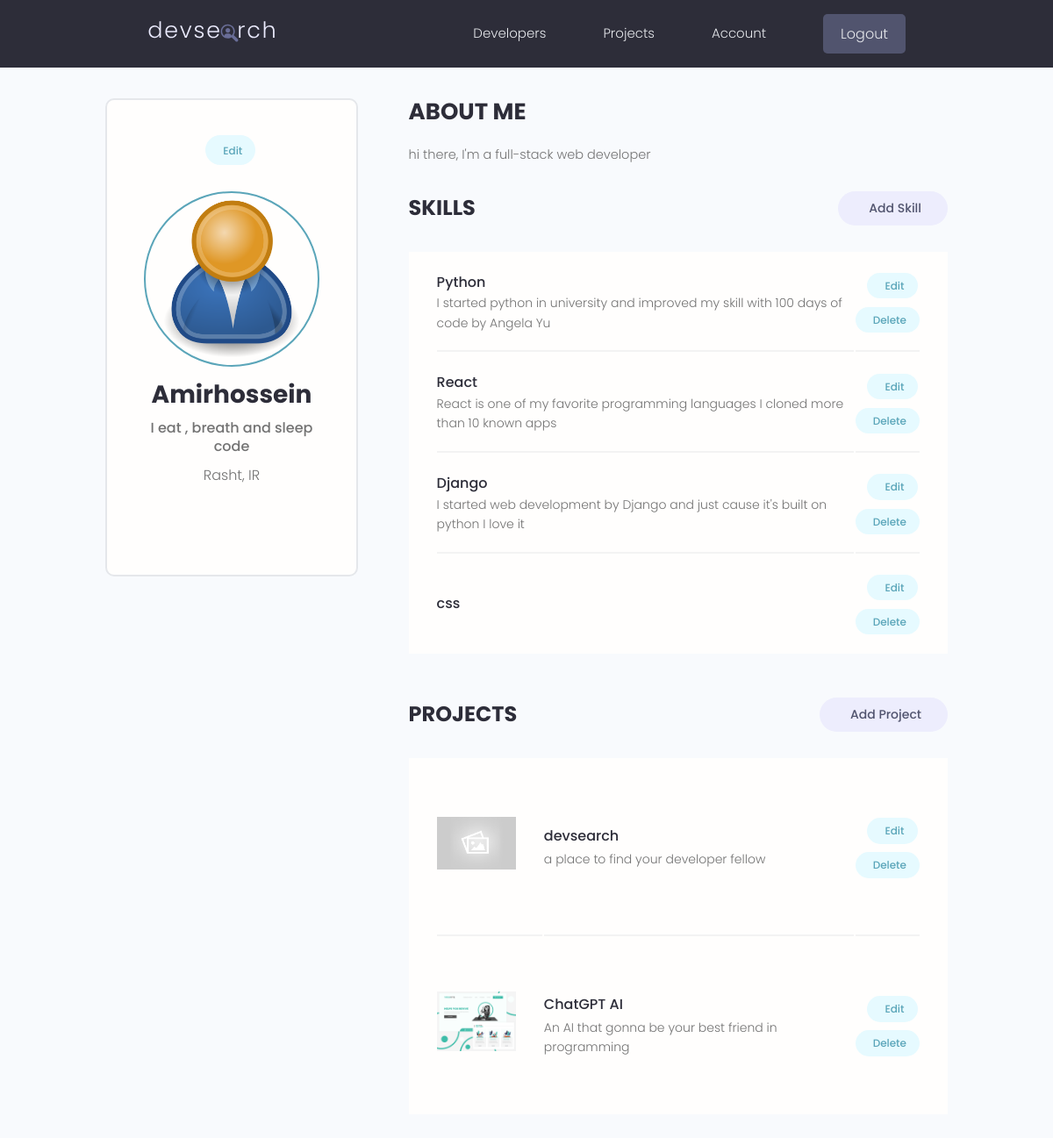
/account/ (signed in), run on an earlier commit of the app's database.
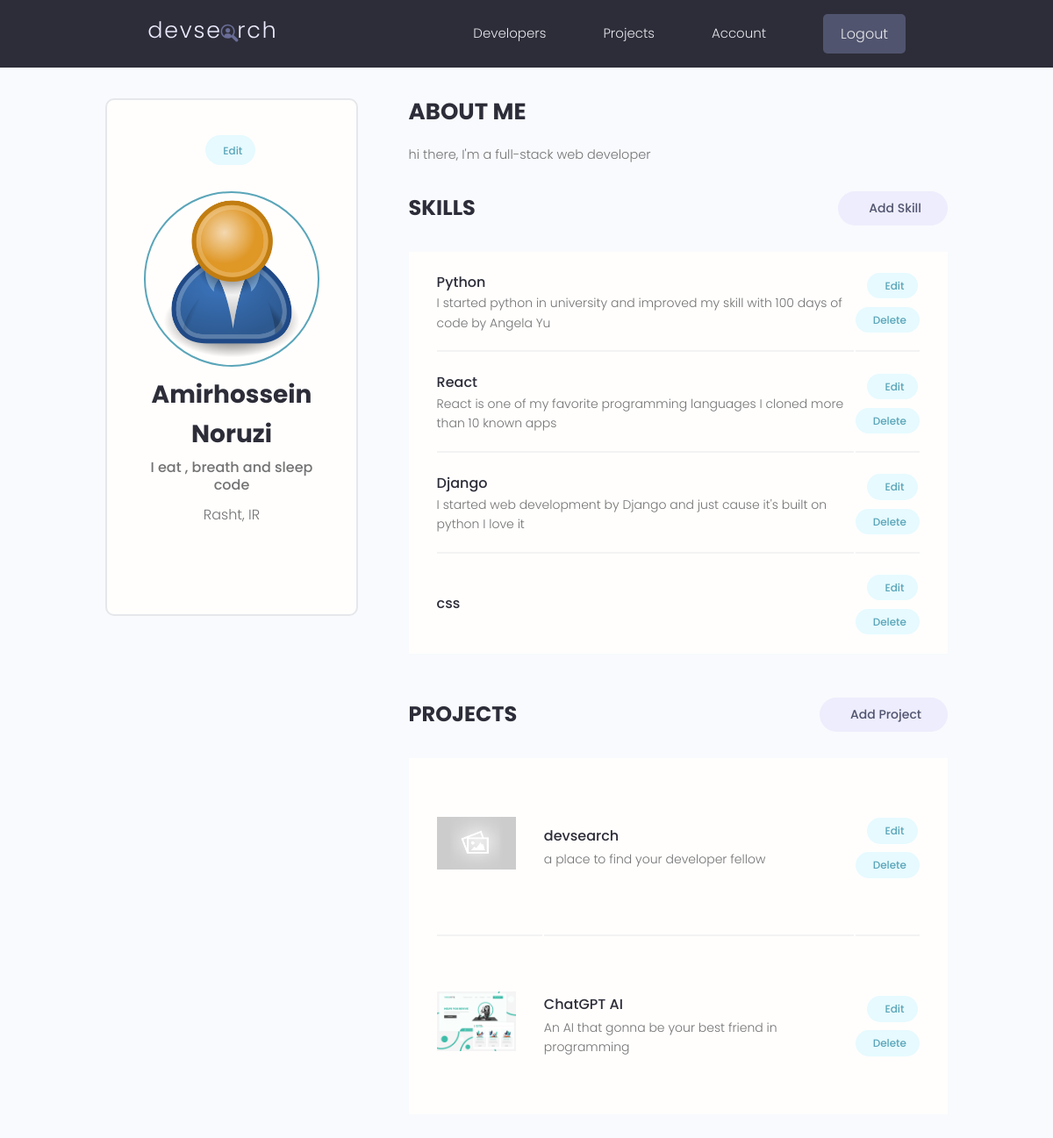
And on a later commit of the database.
### users/models.py (models this page shows, shortened)
class Profile(models.Model):
    user = models.OneToOneField(User, on_delete=models.CASCADE, null=True, blank=True)
    name = models.CharField(max_length=200, null=True, blank=True)
    email = models.EmailField(max_length=500, null=True, blank=True)
    username = models.CharField(max_length=200, null=True, blank=True)
    location = models.CharField(max_length=200, null=True, blank=True)
    short_intro = models.CharField(max_length=200, null=True, blank=True)
    bio = models.TextField(null=True, blank=True)
    profile_image = models.ImageField(default='profiles/user-default.png', upload_to='profiles/', null=True, blank=True)
    social_github = models.CharField(max_length=200, null=True, blank=True)
    social_linkedin = models.CharField(max_length=200, null=True, blank=True)
    social_twitter = models.CharField(max_length=200, null=True, blank=True)
    social_website = models.CharField(max_length=200, null=True, blank=True)
    created = models.DateTimeField(auto_now_add=True)
    id = models.UUIDField(default=uuid.uuid4, primary_key=True, unique=True, editable=False)

### users/views.py (the view)
# urls.py: path('account/', views.userAccount, name='account'),
@login_required(login_url='login')
def userAccount(request):
    profile = request.user.profile
    skills = profile.skill_set.all()
    projects = profile.project_set.all()
    context = {
        'profile': profile,
        'skills': skills,
        'projects': projects,
    }
    return render(request, 'users/account.html', context)

### users/models.py (called while the page is built)
    def __str__(self):
        return str(self.name)

### users/templates/users/account.html (shortened to what this page needs)
{% extends 'base.html' %}
{% block content %}
<main class="settingsPage profile my-md">
    <div class="container">
      <div class="layout">
        <div class="column column--1of3">
          <div class="card text-center">
            <div class="card__body dev">
              <a class="tag tag--pill tag--main settings__btn" href="{% url 'edit-account' %}"> Edit</a>
              <img class="avatar avatar--xl dev__avatar" src="{{profile.profile_image.url}}" />
              <h2 class="dev__name">{{profile.name}}</h2>
              <p class="dev__title">{{profile.short_intro}}</p>
              <p class="dev__location">{{profile.location}}</p>
            </div>
          </div>
        </div>
        <div class="column column--2of3">
          <div class="devInfo">
            <h3 class="devInfo__title">About Me</h3>
            <p class="devInfo__about">{{profile.bio}}</p>
          </div>
          <div class="settings">
            <h3 class="settings__title">Skills</h3>
            <a class="tag tag--pill tag--sub settings__btn tag--lg" href="{% url 'create-skill' %}"> Add Skill</a>
          </div>
          <table class="settings__table">
            {% for skill in skills %}
            <tr>
              <td class="settings__tableInfo">
                <h4>{{skill}}</h4>
                <p>{{skill.description}}</p>
              </td>
              <td class="settings__tableActions">
                <a class="tag tag--pill tag--main settings__btn" href="{% url 'update-skill' %}"> Edit</a>
                <a class="tag tag--pill tag--main settings__btn" href="{% url 'delete-skill' %}?next=/account">
                  Delete</a>
              </td>
            </tr>
            {% endfor %}
          </table>
          <div class="settings">
            <h3 class="settings__title">Projects</h3>
            <a class="tag tag--pill tag--sub settings__btn tag--lg" href="{% url 'create-project' %}"> Add Project</a>
          </div>
          <table class="settings__table">
            {% for project in projects %}
            <tr>
              <td class="settings__thumbnail">
                <a href="{% url 'single-project' project.id %}"><img src="{{project.featured_image.url}}" alt="Project Thumbnail" /></a>
              </td>
              <td class="settings__tableInfo">
                <a href="{% url 'single-project' project.id %}">{{project.title}}</a>
                <p>{{project.description|slice:"150"}}</p>
              </td>
              <td class="settings__tableActions">
                <a class="tag tag--pill tag--main settings__btn" href="{% url 'update-project' project.id %}"> Edit</a>
                <a class="tag tag--pill tag--main settings__btn" href="{% url 'delete-project' project.id %}?next=/account">
                  Delete</a>
              </td>
            </tr>
            {% endfor %}
          </table>
        </div>
      </div>
    </div>
</main>
{% endblock content %}

What changed in the data, as far as the page shows it:
changed Profile "I eat , breath and sleep code": name "Amirhossein" → "Amirhossein Noruzi"
